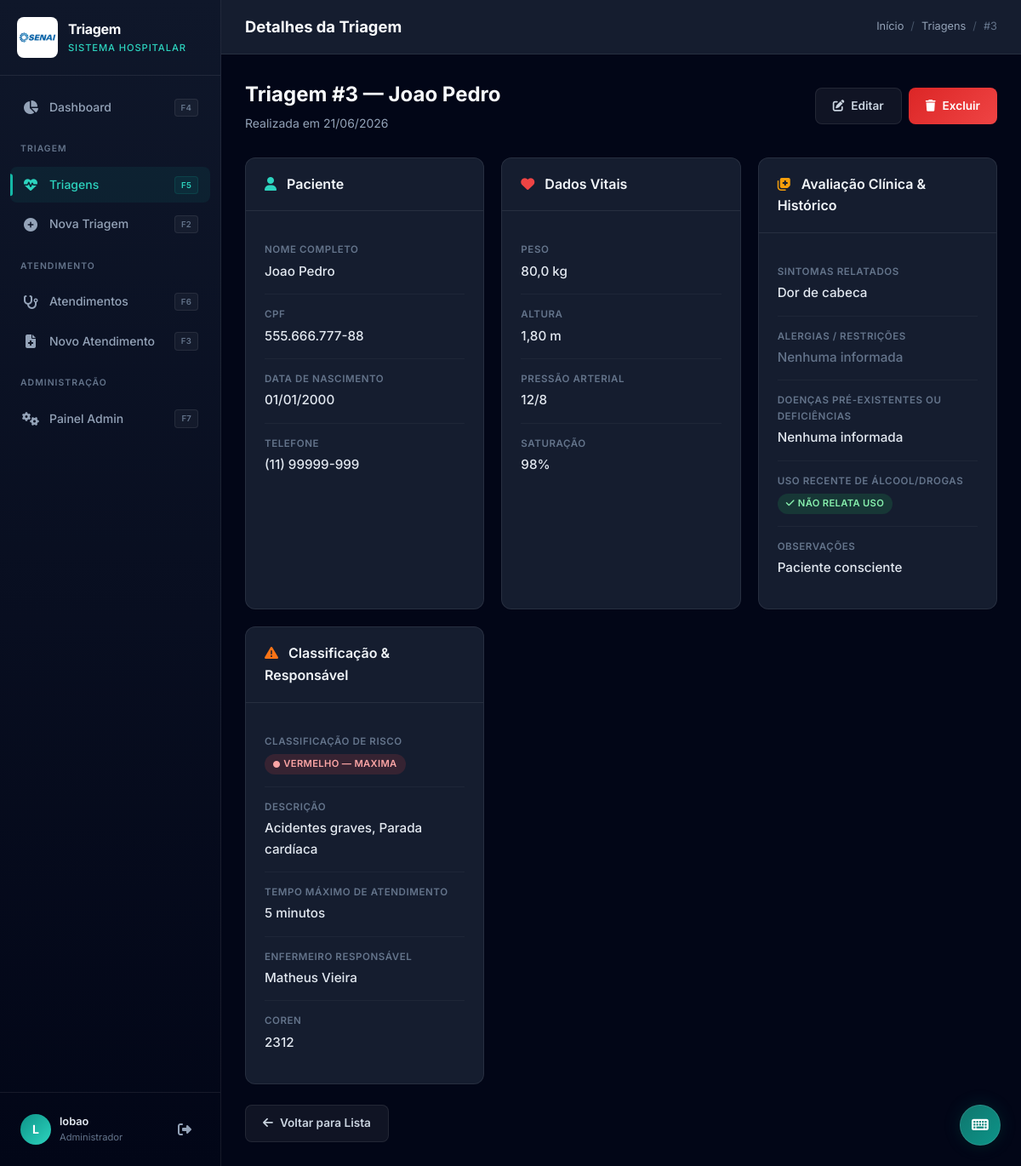
Screenshot of /triagem/3/ (signed in) with the database file from the repository.
### triagem/models.py (models this page shows, shortened)
class Triagem(models.Model):
    data_triagem = models.DateField(auto_now_add=True)
    peso = models.FloatField()
    altura = models.DecimalField(max_digits=4,
                                decimal_places=2)
    pressao_arterial = models.CharField(max_length=20)
    saturacao = models.IntegerField()
    sintomas = models.TextField()
    alergias = models.TextField(blank=True, default='', verbose_name='Alergias')
    utilizou_drogas = models.BooleanField(default=False, verbose_name='Utilizou álcool ou drogas?')
    doencas_deficiencias = models.TextField(blank=True, default='', verbose_name='Doenças ou Deficiências')
    observacoes = models.TextField(blank=True)
    paciente = models.ForeignKey(
        Paciente,
        on_delete=models.CASCADE
    )
    enfermeiro = models.ForeignKey(Enfermeiro,
                                   on_delete=models.PROTECT)
    classificacao_risco = models.ForeignKey(
        ClassificacaoRisco,
        on_delete=models.PROTECT
    )

### cadastro/models.py (models this page shows, shortened)
class Paciente(models.Model):
    nome = models.CharField(max_length=32)
    sobrenome = models.CharField(max_length=32)
    cpf = models.CharField(max_length=15,
                            unique=True,
                            db_index=True)
    data_nascimento = models.DateField()
    numero_telefone = models.CharField(max_length=15)
    email = models.EmailField()

class ClassificacaoRisco(models.Model):
    cor = models.CharField(max_length=20)
    prioridade = models.CharField(max_length=20)
    tempo_max_atendimento = models.IntegerField()
    descricao = models.TextField()

class Enfermeiro(models.Model):
    nome = models.CharField(max_length=32)
    sobrenome = models.CharField(max_length=50)
    cpf = models.CharField(max_length=15,
                           unique=True,
                           db_index=True)
    coren = models.CharField(max_length=20,
                             unique=True)
    telefone = models.TextField(max_length=15)
    email = models.EmailField()

### triagem/views.py (the view)
# urls.py: path('triagem/<int:pk>/', views.TriagemDetailView.as_view(), name='triagem_detail'),
class TriagemDetailView(LoginRequiredMixin, DetailView):
    model = Triagem
    template_name = 'triagem/triagem_detail.html'
    context_object_name = 'triagem'
    def get_queryset(self):
        return Triagem.objects.select_related(
            'paciente', 'enfermeiro', 'classificacao_risco'
        )

### triagem/templates/triagem/triagem_detail.html (shortened to what this page needs)
{% extends 'base.html' %}
{% block topbar_title %}Detalhes da Triagem{% endblock %}
{% block breadcrumb %}
<a href="{% url 'dashboard' %}">Início</a>
<span class="separator">/</span>
<a href="{% url 'triagem_list' %}">Triagens</a>
<span class="separator">/</span>
<span>#{{ triagem.id }}</span>
{% endblock %}
{% block content %}
<div class="page-header">
  <div>
    <h1>Triagem #{{ triagem.id }} — {{ triagem.paciente.nome }} {{ triagem.paciente.sobrenome }}</h1>
    <p>Realizada em {{ triagem.data_triagem|date:"d/m/Y" }}</p>
  </div>
  <div class="flex gap-2">
    <a href="{% url 'triagem_update' triagem.pk %}" class="btn btn-secondary" id="btn-editar-triagem">
      <i class="fas fa-edit"></i> Editar
    </a>
    <a href="{% url 'triagem_delete' triagem.pk %}" class="btn btn-danger" id="btn-excluir-triagem">
      <i class="fas fa-trash"></i> Excluir
    </a>
  </div>
</div>
<div class="detail-grid">
  <div class="card">
    <div class="card-header">
      <h3><i class="fas fa-user" style="margin-right: 8px; color: var(--primary-400);"></i> Paciente</h3>
    </div>
    <div class="card-body">
      <div class="detail-item">
        <div class="detail-label">Nome Completo</div>
        <div class="detail-value">{{ triagem.paciente.nome }} {{ triagem.paciente.sobrenome }}</div>
      </div>
      <div class="detail-item">
        <div class="detail-label">CPF</div>
        <div class="detail-value">{{ triagem.paciente.cpf }}</div>
      </div>
      <div class="detail-item">
        <div class="detail-label">Data de Nascimento</div>
        <div class="detail-value">{{ triagem.paciente.data_nascimento|date:"d/m/Y" }}</div>
      </div>
      <div class="detail-item">
        <div class="detail-label">Telefone</div>
        <div class="detail-value">{{ triagem.paciente.numero_telefone }}</div>
      </div>
    </div>
  </div>
  <div class="card">
    <div class="card-header">
      <h3><i class="fas fa-heart" style="margin-right: 8px; color: var(--danger);"></i> Dados Vitais</h3>
    </div>
    <div class="card-body">
      <div class="detail-item">
        <div class="detail-label">Peso</div>
        <div class="detail-value">{{ triagem.peso }} kg</div>
      </div>
      <div class="detail-item">
        <div class="detail-label">Altura</div>
        <div class="detail-value">{{ triagem.altura }} m</div>
      </div>
      <div class="detail-item">
        <div class="detail-label">Pressão Arterial</div>
        <div class="detail-value">{{ triagem.pressao_arterial }}</div>
      </div>
      <div class="detail-item">
        <div class="detail-label">Saturação</div>
        <div class="detail-value">{{ triagem.saturacao }}%</div>
      </div>
    </div>
  </div>
  <div class="card">
    <div class="card-header">
      <h3><i class="fas fa-notes-medical" style="margin-right: 8px; color: var(--warning);"></i> Avaliação Clínica & Histórico</h3>
    </div>
    <div class="card-body">
      <div class="detail-item">
        <div class="detail-label">Sintomas Relatados</div>
        <div class="detail-value">{{ triagem.sintomas }}</div>
      </div>
      <div class="detail-item">
        <div class="detail-label">Alergias / Restrições</div>
        <div class="detail-value">
          {% if triagem.alergias %}
            <span style="color: #ef4444; font-weight: 600;"><i class="fas fa-exclamation-circle"></i> {{ triagem.alergias }}</span>
          {% else %}
            <span class="text-muted">Nenhuma informada</span>
          {% endif %}
        </div>
      </div>
      <div class="detail-item">
        <div class="detail-label">Doenças Pré-existentes ou Deficiências</div>
        <div class="detail-value">{{ triagem.doencas_deficiencias|default:"Nenhuma informada" }}</div>
      </div>
      <div class="detail-item">
        <div class="detail-label">Uso Recente de Álcool/Drogas</div>
        <div class="detail-value">
          {% if triagem.utilizou_drogas %}
            <span class="badge badge-red"><i class="fas fa-exclamation-triangle"></i> Sim relata uso</span>
          {% else %}
            <span class="badge badge-green"><i class="fas fa-check"></i> Não relata uso</span>
          {% endif %}
        </div>
      </div>
      <div class="detail-item">
        <div class="detail-label">Observações</div>
        <div class="detail-value">{{ triagem.observacoes|default:"—" }}</div>
      </div>
    </div>
  </div>
  <div class="card">
    <div class="card-header">
      <h3><i class="fas fa-exclamation-triangle" style="margin-right: 8px; color: var(--risk-orange);"></i> Classificação & Responsável</h3>
    </div>
    <div class="card-body">
      <div class="detail-item">
        <div class="detail-label">Classificação de Risco</div>
        <div class="detail-value">
          <span class="badge badge-{% if triagem.classificacao_risco.cor|lower == 'vermelho' or triagem.classificacao_risco.cor|lower == 'vermelha' %}red{% elif triagem.classificacao_risco.cor|lower == 'laranja' %}orange{% elif triagem.classificacao_risco.cor|lower == 'amarelo' or triagem.classificacao_risco.cor|lower == 'amarela' %}yellow{% elif triagem.classificacao_risco.cor|lower == 'verde' %}green{% elif triagem.classificacao_risco.cor|lower == 'azul' %}blue{% else %}teal{% endif %}">
            <i class="fas fa-circle" style="font-size: 0.5rem;"></i>
            {{ triagem.classificacao_risco.cor }} — {{ triagem.classificacao_risco.prioridade }}
          </span>
        </div>
      </div>
      <div class="detail-item">
        <div class="detail-label">Descrição</div>
        <div class="detail-value">{{ triagem.classificacao_risco.descricao }}</div>
      </div>
      <div class="detail-item">
        <div class="detail-label">Tempo Máximo de Atendimento</div>
        <div class="detail-value">{{ triagem.classificacao_risco.tempo_max_atendimento }} minutos</div>
      </div>
      <div class="detail-item">
        <div class="detail-label">Enfermeiro Responsável</div>
        <div class="detail-value">{{ triagem.enfermeiro.nome }} {{ triagem.enfermeiro.sobrenome }}</div>
      </div>
      <div class="detail-item">
        <div class="detail-label">COREN</div>
        <div class="detail-value">{{ triagem.enfermeiro.coren }}</div>
      </div>
    </div>
  </div>
</div>
<div class="mt-3">
  <a href="{% url 'triagem_list' %}" class="btn btn-secondary">
    <i class="fas fa-arrow-left"></i> Voltar para Lista
  </a>
</div>
{% endblock %}

### templates/base.html (shortened to what this page needs)
{% load static %}
<!DOCTYPE html>
<html lang="pt-br">
<head>
  <link rel="stylesheet" href="{% static 'css/base.css' %}">
  <link rel="stylesheet" href="https://cdnjs.cloudflare.com/ajax/libs/font-awesome/6.5.1/css/all.min.css">
</head>
<body>
  <div class="app">
    <aside class="sidebar" id="sidebar">
      <div class="sidebar-header">
        <img src="{% static 'img/senai_logo.png' %}" alt="SENAI" class="sidebar-logo">
        <div class="sidebar-brand">
          <h2>Triagem</h2>
          <span>Sistema Hospitalar</span>
        </div>
      </div>
      <nav class="sidebar-nav">
        <a href="{% url 'dashboard' %}" class="nav-link" id="nav-dashboard">
          <i class="fas fa-chart-pie"></i>
          <span>Dashboard</span>
          <kbd class="nav-kbd">F4</kbd>
        </a>
        <div class="nav-section">Triagem</div>
        <a href="{% url 'triagem_list' %}" class="nav-link" id="nav-triagem">
          <i class="fas fa-heartbeat"></i>
          <span>Triagens</span>
          <kbd class="nav-kbd">F5</kbd>
        </a>
        <a href="{% url 'triagem_create' %}" class="nav-link" id="nav-new-triagem">
          <i class="fas fa-plus-circle"></i>
          <span>Nova Triagem</span>
          <kbd class="nav-kbd">F2</kbd>
        </a>
        <div class="nav-section">Atendimento</div>
        <a href="{% url 'atendimento_list' %}" class="nav-link" id="nav-atendimento">
          <i class="fas fa-stethoscope"></i>
          <span>Atendimentos</span>
          <kbd class="nav-kbd">F6</kbd>
        </a>
        <a href="{% url 'atendimento_create' %}" class="nav-link" id="nav-new-atendimento">
          <i class="fas fa-file-medical"></i>
          <span>Novo Atendimento</span>
          <kbd class="nav-kbd">F3</kbd>
        </a>
        <div class="nav-section">Administração</div>
        <a href="{% url 'painel_home' %}" class="nav-link" id="nav-admin">
          <i class="fas fa-cogs"></i>
          <span>Painel Admin</span>
          <kbd class="nav-kbd">F7</kbd>
        </a>
      </nav>
      <div class="sidebar-footer">
        <div class="sidebar-user">
          <div class="user-avatar">
            {{ user.username|make_list|first|upper }}
          </div>
          <div class="user-info">
            <div class="name">{{ user.username }}</div>
            <div class="role">{% if user.is_superuser %}Administrador{% else %}Usuário{% endif %}</div>
          </div>
          <a href="{% url 'logout' %}" class="btn-icon" title="Sair" id="btn-logout">
            <i class="fas fa-sign-out-alt"></i>
          </a>
        </div>
      </div>
    </aside>
    <main class="main-content">
      <header class="topbar">
        <div class="topbar-left">
          <h2 class="topbar-title">{% block topbar_title %}Dashboard{% endblock %}</h2>
        </div>
        <div class="topbar-right">
          <div class="breadcrumb">
            {% block breadcrumb %}{% endblock %}
          </div>
        </div>
      </header>
      <div class="page-content fade-in">
        {% block content %}{% endblock %}
      </div>
    </main>
  </div>
</body>
</html>

### rows the page displays
Triagem: id "3", paciente.nome "Joao", paciente.sobrenome "Pedro", data_triagem "21/06/2026", paciente.cpf "555.666.777-88", paciente.data_nascimento "01/01/2000", paciente.numero_telefone "(11) 99999-999", peso "80,0", altura "1,80", pressao_arterial "12/8", saturacao "98", sintomas "Dor de cabeca", doencas_deficiencias "Nenhuma informada", observacoes "Paciente consciente", classificacao_risco.cor "VERMELHO", classificacao_risco.prioridade "MAXIMA", classificacao_risco.descricao "Acidentes graves, Parada cardíaca", classificacao_risco.tempo_max_atendimento "5", enfermeiro.nome "Matheus", enfermeiro.sobrenome "Vieira", enfermeiro.coren "2312"

### other values shown
{{ user.username|make_list|first|upper }} "L"
{{ user.username }} "lobao"
